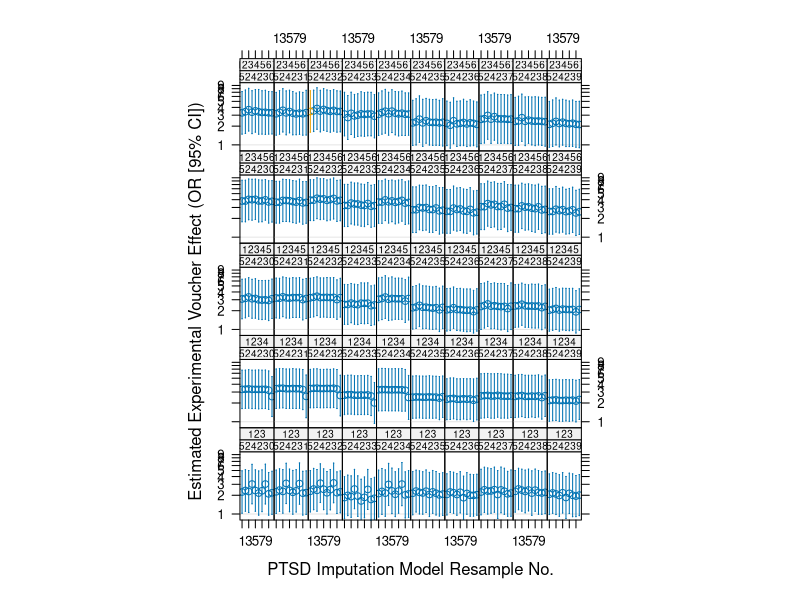
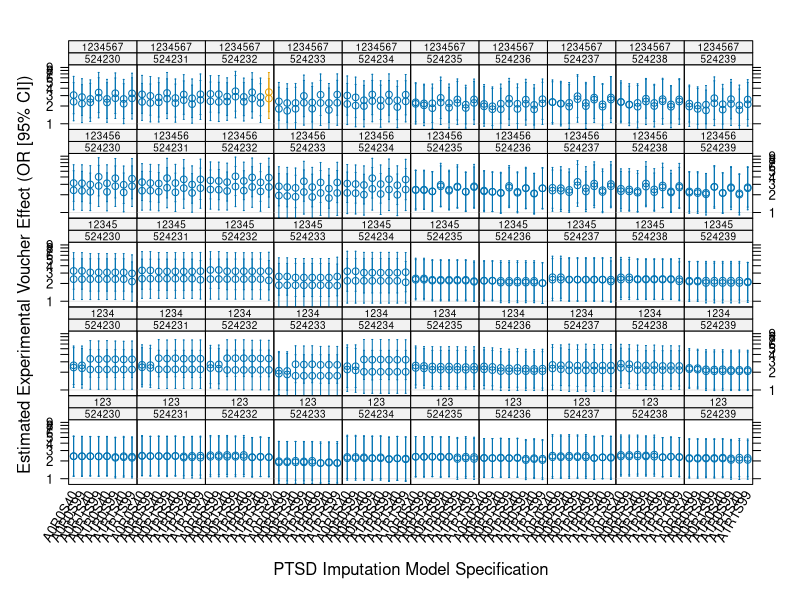

The R script that drew these images, in order:
## Graphical descriptions of MTO bootstrap analyses

library(rms)
library(lattice)

orci <- read.delim("orci.tab")

## 1. Convert mi_seed and pr_seed to *factors*
orci <- upData(orci
             , pr_seed = factor(pr_seed)
             , mi_seed = factor(mi_seed)
               )

## 2. Subset to select just the integer imods 1..10 into 'orci',
##    and the alt-specification results into 'alt.orci'
orci <- subset(orci, imod %in% as.character(1:10) & voucher=='RA_GRP_EXP')

## 2. Convert imod back to integer in 'orci', and introduce
##    suitable 'JAMA repro' indicators in each subset:
orci <- upData(orci
             , imod = as.integer(as.character(imod))
             , jama = pr_seed==1234567 & mi_seed==524232 & imod==1
               )

## 2. Plot imod-bootstrapped OR, CI by pr_seed, mi_seed
p <- xYplot(Cbind(log_or, log_lowor, log_upor) ~ imod | mi_seed * pr_seed, group=jama,
            data=orci, layout=c(10,5), aspect=2.0, ylim=log(c(0.8,10)),
            ylab="Estimated Experimental Voucher Effect (OR [95% CI])",
            xlab="PTSD Imputation Model Resample No.",
            scales=list(
                x=list(
                    at=c(1,3,5,7,9)
                ),
                y=list(
                    at=log(1:9),
                    labels=as.character(1:9)
                )
            ),
            par.strip.text=list(cex=0.6),
            panel=function(...){
                panel.refline(h=0.0)
                panel.xYplot(...)
            })

pdf("bootstrap.pdf")
print(p)
dev.off()

alt.orci <- read.delim("alt_orci.tab")
alt.orci <- upData(alt.orci
                 , pr_seed = factor(pr_seed)
                 , mi_seed = factor(mi_seed)
                 , jama = (pr_seed==1234567 & mi_seed==524232 & imod=='A1R1S99')
                   )

q <- dotplot(Cbind(log_or, log_lowor, log_upor) ~ imod | mi_seed * pr_seed, group=jama,
             data=alt.orci,
             layout=c(10,5),
             ##aspect=2.0,
             ylim=log(c(0.8,10)),
             ylab="Estimated Experimental Voucher Effect (OR [95% CI])",
             xlab="PTSD Imputation Model Specification",
             scales=list(
                 x=list(rot=60),
                 y=list(
                     at=log(1:9),
                     labels=as.character(1:9)
                 )
             ),
             par.strip.text=list(cex=0.6),
             panel=function(...){
                 panel.refline(h=0.0)
                 panel.xYplot(...)
             })

pdf("alt-bootstrap.pdf")
print(q)
dev.off()
